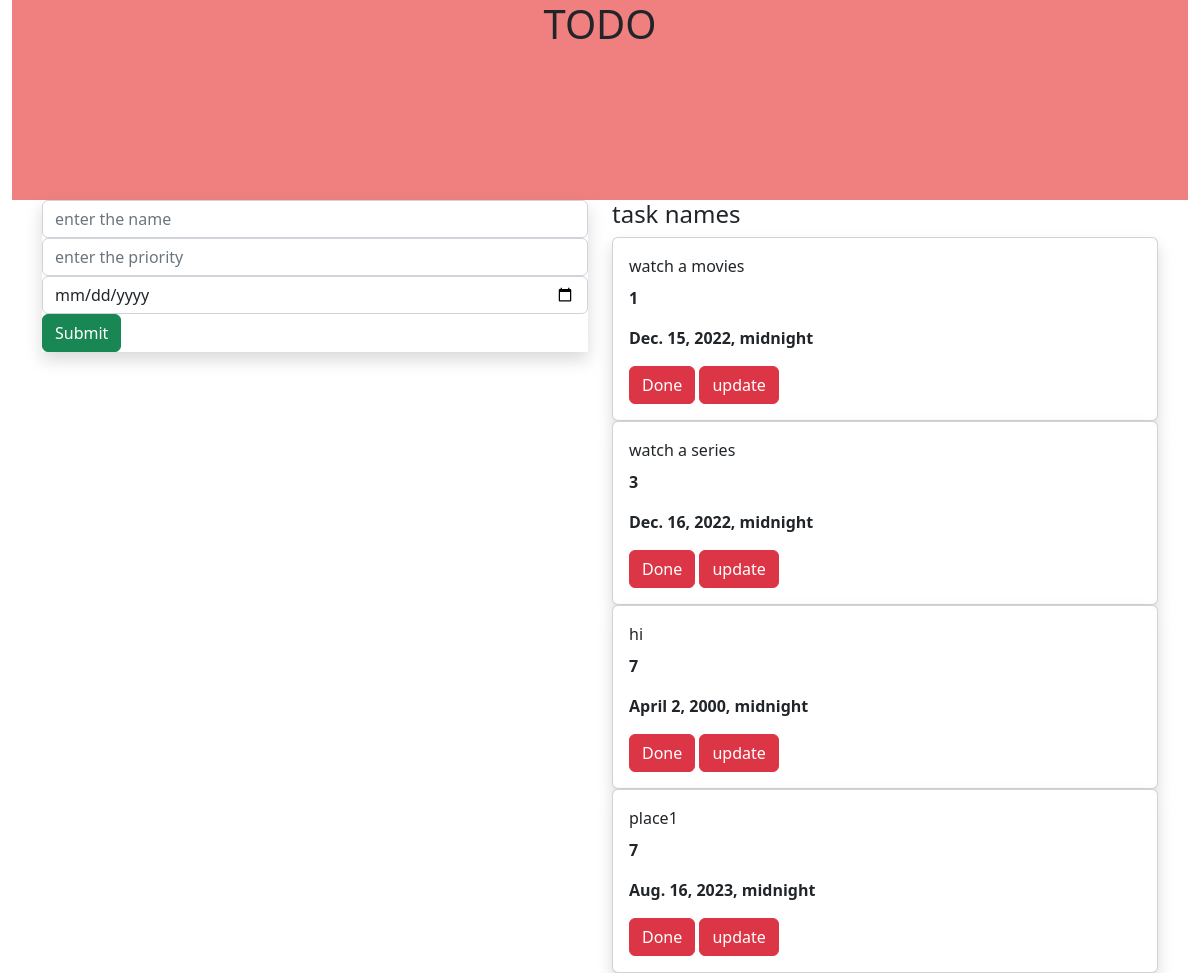
The page / on the database its author committed.
### nairapp/models.py (models this page shows, shortened)
class Task(models.Model):
    name=models.CharField(max_length=250)
    priority=models.IntegerField()
    date=models.DateTimeField()

### nairapp/views.py (the view)
# urls.py: path('',views.add,name='add'),
def add(request):
   task=Task.objects.all()
   if request.method == 'POST':
      name = request.POST.get('name', '')
      priority = request.POST.get('priority', '')
      date=request.POST.get('date','')
      task1 = Task(name=name, priority=priority,date=date)
      task1.save()
   return render(request,'home.html',{'task1':task})

### templates/home.html (shortened to what this page needs)
{% extends 'base.html' %}
{% block content %}
<div class="container-fluid">
    <div class="row">
        <div class="col-md-12">
            <div class="banner">
                <div class="banner-text">
                    <h1>TODO</h1>
                </div>
            </div>
        </div>
    </div>
</div>
    <div class="container">
        <div class="row">
            <div class="col-md-6">
                <form method="post" class="mb-3 shadow">
                    <div class="form-group">
                        <input type="text" class="form-control" name="name" placeholder="enter the name">
                    </div>
                    <div class="form-group">
                        <input type="text" class="form-control" name="priority" placeholder="enter the priority">
                    </div>
                    <div class="form-group">
                        <input type="date" class="form-control" name="date" placeholder="enter the date">
                    </div>
                    <input type="submit" class="btn btn-success" >
                </form>
            </div>
            <div class="col-md-6">
                <h4>task names</h4>
                {%  for i in task1 %}
                <div class="shadow card">
                    <div class="card-body">
                        <div class="card-title">{{i.name}}</div>
                        <p><b>{{i.priority}}</b></p>
                         <p><b>{{i.date}}</b></p>
                        <a class="btn btn-danger" href="{% url 'delete' i.id %}">Done</a>
                        <a class="btn btn-danger" href="{% url 'update' i.id %}">update</a>
                    </div>
                </div>
                {% endfor %}
            </div>
        </div>
    </div>
{% endblock %}

### templates/base.html (shortened to what this page needs)
{% load static %}
<!DOCTYPE html>
<html lang="en">
<head>
    <link href="https://cdn.jsdelivr.net/npm/bootstrap@5.2.3/dist/css/bootstrap.min.css" rel="stylesheet">
    <link rel="stylesheet" href="{% static 'style.css' %}">
</head>
<body>
{% block content %}
{% endblock %}
</body>
</html>

### static/style.css (style rules this page uses)
.banner { background-color:LightCoral;width:100%;height:200px;margine-bottom:50px; }
.banner-text { top:50%;left:50%;text-align:center;transform:transform; }

### rows shown on the page
Task: name "watch a movies", priority "1", date "Dec. 15, 2022, midnight"
Task: name "watch a series", priority "3", date "Dec. 16, 2022, midnight"
Task: name "hi", priority "7", date "April 2, 2000, midnight"
Task: name "place1", priority "7", date "Aug. 16, 2023, midnight"
